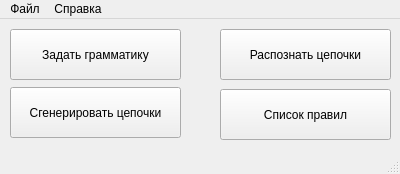
<?xml version="1.0" encoding="UTF-8"?>
<ui version="4.0">
 <class>MainWindow</class>
 <widget class="QMainWindow" name="MainWindow">
  <property name="geometry">
   <rect>
    <x>0</x>
    <y>0</y>
    <width>400</width>
    <height>174</height>
   </rect>
  </property>
  <property name="windowTitle">
   <string>MainWindow</string>
  </property>
  <widget class="QWidget" name="centralWidget">
   <widget class="QPushButton" name="changeGrammar">
    <property name="geometry">
     <rect>
      <x>10</x>
      <y>10</y>
      <width>171</width>
      <height>51</height>
     </rect>
    </property>
    <property name="text">
     <string>Задать грамматику</string>
    </property>
   </widget>
   <widget class="QPushButton" name="generateChains">
    <property name="enabled">
     <bool>true</bool>
    </property>
    <property name="geometry">
     <rect>
      <x>10</x>
      <y>68</y>
      <width>171</width>
      <height>51</height>
     </rect>
    </property>
    <property name="text">
     <string>Сгенерировать цепочки</string>
    </property>
   </widget>
   <widget class="QPushButton" name="recognizeChains">
    <property name="enabled">
     <bool>true</bool>
    </property>
    <property name="geometry">
     <rect>
      <x>220</x>
      <y>10</y>
      <width>171</width>
      <height>51</height>
     </rect>
    </property>
    <property name="text">
     <string>Распознать цепочки</string>
    </property>
   </widget>
   <widget class="QPushButton" name="rulesList">
    <property name="geometry">
     <rect>
      <x>220</x>
      <y>70</y>
      <width>171</width>
      <height>51</height>
     </rect>
    </property>
    <property name="text">
     <string>Список правил</string>
    </property>
   </widget>
  </widget>
  <widget class="QMenuBar" name="menuBar">
   <property name="geometry">
    <rect>
     <x>0</x>
     <y>0</y>
     <width>400</width>
     <height>21</height>
    </rect>
   </property>
   <widget class="QMenu" name="menu">
    <property name="title">
     <string>Файл</string>
    </property>
    <addaction name="saveGrammar"/>
    <addaction name="savechains"/>
    <addaction name="savechainrec"/>
   </widget>
   <widget class="QMenu" name="menu_2">
    <property name="title">
     <string>Справка</string>
    </property>
    <addaction name="actionAuthor"/>
   </widget>
   <addaction name="menu"/>
   <addaction name="menu_2"/>
  </widget>
  <widget class="QStatusBar" name="statusBar"/>
  <action name="saveGrammar">
   <property name="text">
    <string>Сохранить грамматику</string>
   </property>
  </action>
  <action name="saveChains">
   <property name="text">
    <string>Сохранить сгенерированные цепочки</string>
   </property>
  </action>
  <action name="saveChainOutPut">
   <property name="text">
    <string>Сохранить вывод цепочки</string>
   </property>
  </action>
  <action name="actionAuthor">
   <property name="text">
    <string>Автор</string>
   </property>
  </action>
  <action name="actionTheme">
   <property name="text">
    <string>Тема</string>
   </property>
  </action>
  <action name="savechains">
   <property name="text">
    <string>Сохранить сгенерированные цепочек</string>
   </property>
  </action>
  <action name="savechainrec">
   <property name="text">
    <string>Сохранить распознавание цепочки</string>
   </property>
  </action>
 </widget>
 <layoutdefault spacing="6" margin="11"/>
 <resources/>
 <connections/>
</ui>
